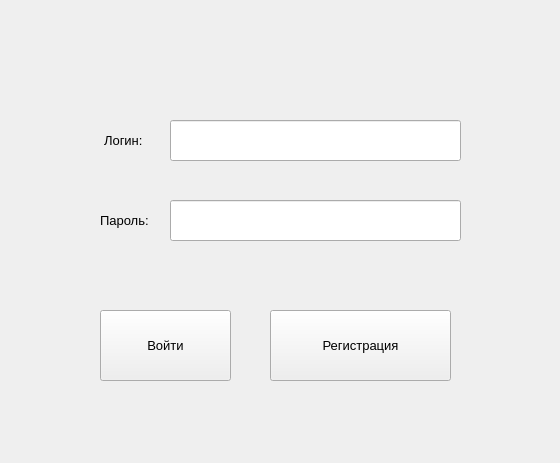
<?xml version="1.0" encoding="UTF-8"?>
<ui version="4.0">
 <class>authorizationWindow</class>
 <widget class="QMainWindow" name="authorizationWindow">
  <property name="geometry">
   <rect>
    <x>0</x>
    <y>0</y>
    <width>560</width>
    <height>463</height>
   </rect>
  </property>
  <property name="windowTitle">
   <string>MainWindow</string>
  </property>
  <widget class="QWidget" name="centralwidget">
   <widget class="QPushButton" name="loginButton">
    <property name="geometry">
     <rect>
      <x>100</x>
      <y>310</y>
      <width>131</width>
      <height>71</height>
     </rect>
    </property>
    <property name="font">
     <font>
      <pointsize>10</pointsize>
     </font>
    </property>
    <property name="text">
     <string>Войти</string>
    </property>
    <property name="iconSize">
     <size>
      <width>40</width>
      <height>100</height>
     </size>
    </property>
    <property name="checkable">
     <bool>false</bool>
    </property>
   </widget>
   <widget class="QPushButton" name="registrationButton">
    <property name="geometry">
     <rect>
      <x>270</x>
      <y>310</y>
      <width>181</width>
      <height>71</height>
     </rect>
    </property>
    <property name="font">
     <font>
      <pointsize>10</pointsize>
     </font>
    </property>
    <property name="text">
     <string>Регистрация</string>
    </property>
   </widget>
   <widget class="QLineEdit" name="loginInput">
    <property name="geometry">
     <rect>
      <x>170</x>
      <y>120</y>
      <width>291</width>
      <height>41</height>
     </rect>
    </property>
   </widget>
   <widget class="QLineEdit" name="passwordInput">
    <property name="geometry">
     <rect>
      <x>170</x>
      <y>200</y>
      <width>291</width>
      <height>41</height>
     </rect>
    </property>
    <property name="echoMode">
     <enum>QLineEdit::Password</enum>
    </property>
   </widget>
   <widget class="QLabel" name="loginLabel">
    <property name="geometry">
     <rect>
      <x>104</x>
      <y>130</y>
      <width>55</width>
      <height>21</height>
     </rect>
    </property>
    <property name="font">
     <font>
      <pointsize>10</pointsize>
     </font>
    </property>
    <property name="text">
     <string>Логин:</string>
    </property>
   </widget>
   <widget class="QLabel" name="passwordLabel">
    <property name="geometry">
     <rect>
      <x>100</x>
      <y>210</y>
      <width>71</width>
      <height>21</height>
     </rect>
    </property>
    <property name="font">
     <font>
      <pointsize>10</pointsize>
     </font>
    </property>
    <property name="text">
     <string>Пароль:</string>
    </property>
   </widget>
  </widget>
 </widget>
 <resources/>
 <connections/>
</ui>
